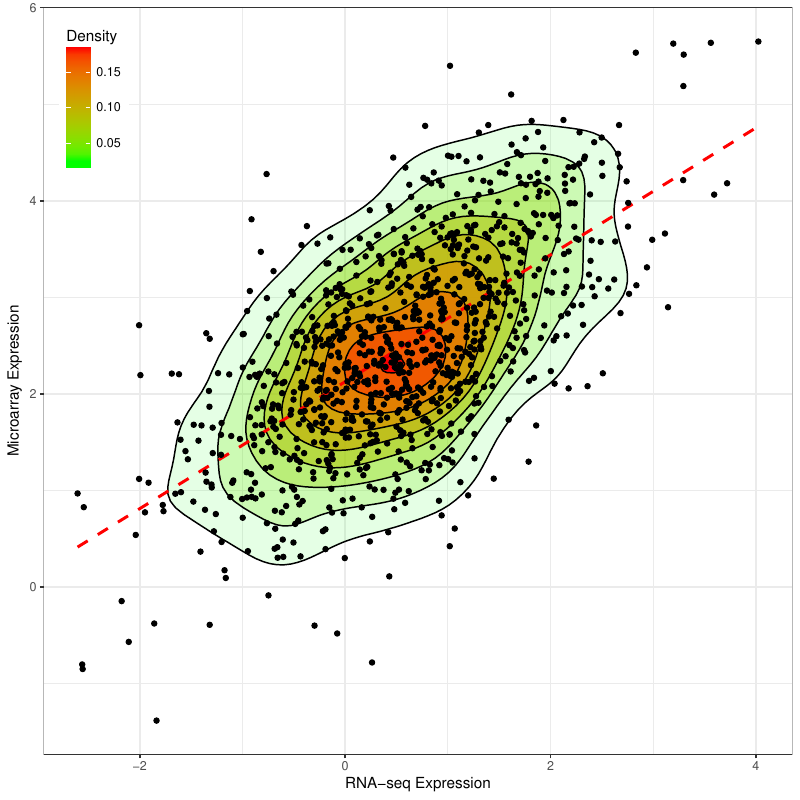

This chart was generated by the following R code:
library(MASS)
library(ggplot2)
n <- 1000
x <- mvrnorm(n, mu=c(.5,2.5), Sigma=matrix(c(1,.6,.6,1), ncol=2))
df = data.frame(x); colnames(df) = c("x","y")

commonTheme = list(labs(color="Density",fill="Density",
                        x="RNA-seq Expression",
                        y="Microarray Expression"),
                   theme_bw(),
                   theme(legend.position=c(0.02,0.98),
                         legend.justification=c(0,1)))


g = ggplot(data=df,aes(x,y)) + 
  stat_density2d(aes(fill=..level..,alpha=..level..),geom='polygon',colour='black') + 
  scale_fill_continuous(low="green",high="red") +
  geom_smooth(method=lm,linetype=2,colour="red",se=F) + 
  guides(alpha="none") +
  geom_point() + commonTheme


png("scatter.png", width=600, height=600, res=120)
print(g)
dev.off()

pdf("scatter.pdf", width = 8, height = 8, useDingbats=F)
print(g)
dev.off()

